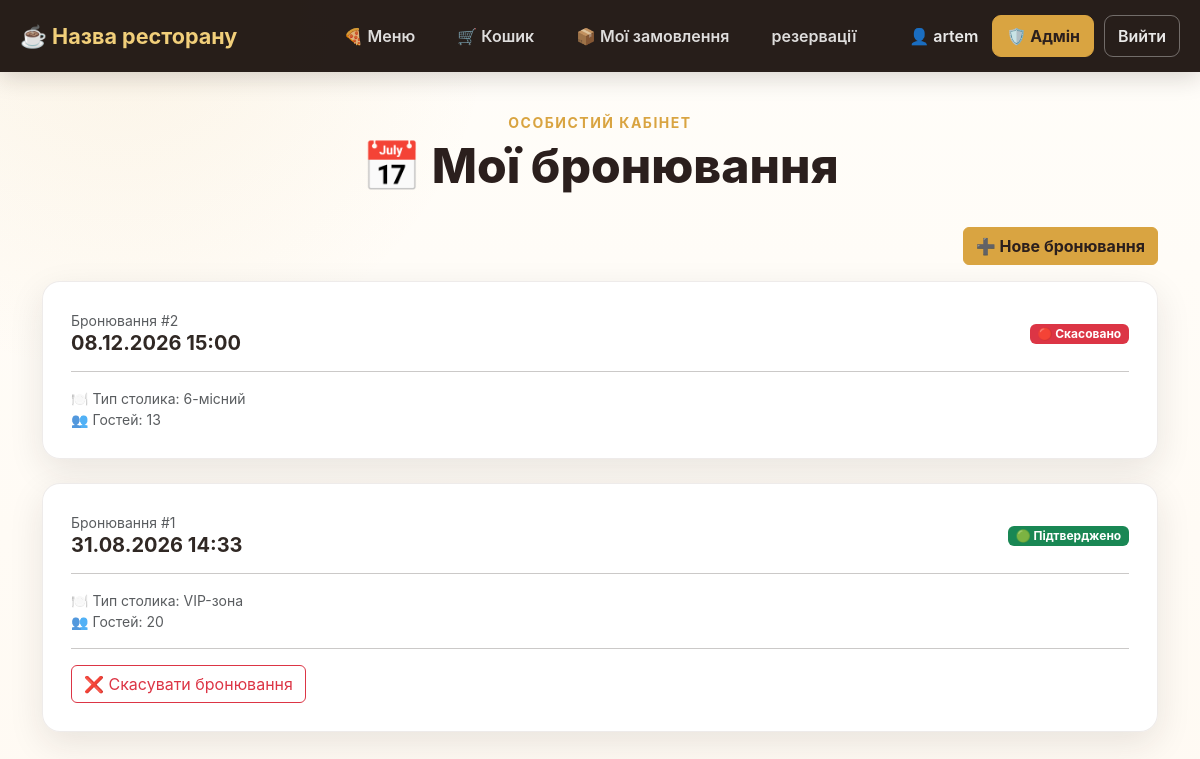
Page /my_reservations (signed in) on the committed database.
### online_restaurant_db.py (models this page shows, shortened)
class Base(DeclarativeBase):
    pass

class Users(Base, UserMixin):
    __tablename__ = "users"
    id: Mapped[int] = mapped_column(primary_key=True)
    nickname: Mapped[str] = mapped_column(String(100), unique=True)
    password: Mapped[str] = mapped_column(String(200))
    email: Mapped[str] = mapped_column(String(50), unique=True)
    role = Column(String(20), nullable=False, default="user")
    reservations = relationship("Reservation", foreign_keys="Reservation.user_id", back_populates="user")
    orders = relationship("Orders", foreign_keys="Orders.user_id", back_populates='user')

class Reservation(Base):
    __tablename__ = "reservation"
    id: Mapped[int] = mapped_column(primary_key=True)
    time_start: Mapped[datetime] = mapped_column(DateTime)
    type_table: Mapped[str] = mapped_column(String(20))
    guests: Mapped[int] = mapped_column(Integer, default=2)
    status: Mapped[str] = mapped_column(String(20), default="pending")
    user_id: Mapped[int] = mapped_column(ForeignKey('users.id'))
    user = relationship("Users", foreign_keys="Reservation.user_id", back_populates="reservations")

### online_restaurant.py (the view)
@app.route('/my_reservations')
@login_required
def my_reservations():
    with Session() as cursor:
        reservations = (
            cursor.query(Reservation)
            .options(joinedload(Reservation.user))
            .filter_by(user_id=current_user.id)
            .order_by(Reservation.time_start.desc())
            .all()
        )
    return render_template('my_reservations.html', reservations=reservations)

### online_restaurant.py (called while the page is built)
@app.before_request
def ensure_csrf_token():
    if "csrf_token" not in session:
        session["csrf_token"] = secrets.token_hex(16)

@login_manager.user_loader
def load_user(user_id):
    with Session() as session:
        user = session.query(Users).filter_by(id = user_id).first()
        if user:
            return user

@app.after_request
def apply_csp(response):
    nonce = secrets.token_urlsafe(16)  # Генеруємо випадковий nonce для дозволених скриптів
    csp = (
        f"default-src 'self'; "
        f"script-src 'self' 'nonce-{nonce}'; "
        f"style-src 'self'; "
        f"frame-ancestors 'none'; "
        f"base-uri 'self'; "
        f"form-action 'self'"
    )
    response.headers["Content-Security-Policy"] = csp
    response.set_cookie('nonce', nonce)
    return response

### templates/my_reservations.html (shortened to what this page needs)
<!DOCTYPE html>
<html lang="uk">
<head>
    <link rel="stylesheet" href="{{ url_for('static', filename='css/bootstrap.min.css') }}">
    <link rel="stylesheet" href="{{ url_for('static', filename='css/restaurant.css') }}">
</head>
<body>
{% include '_navigation.html' %}
<main class="container pb-5">
    <div class="text-center py-4">
        <div class="text-uppercase small fw-bold" style="color:var(--gold);letter-spacing:1.5px">
            Особистий кабінет
        </div>
        <h1 class="section-title display-5 mt-1">📅 Мої бронювання</h1>
    </div>
    <div class="text-end mb-3">
        <a href="{{ url_for('reservation') }}" class="btn btn-gold">➕ Нове бронювання</a>
    </div>
    {% if reservations %}
        {% for res in reservations %}
            <div class="feature-card mb-4">
                <div class="d-flex justify-content-between align-items-center mb-3">
                    <div>
                        <div class="text-muted small">Бронювання #{{ res.id }}</div>
                        <h2 class="h5 fw-bold mb-0">
                            {{ res.time_start.strftime('%d.%m.%Y %H:%M') }}
                        </h2>
                    </div>
                    <div class="text-end">
                        {% if res.status == 'pending' %}
                            <span class="badge text-bg-warning">🟡 Очікує підтвердження</span>
                        {% elif res.status == 'confirmed' %}
                            <span class="badge text-bg-success">🟢 Підтверджено</span>
                        {% elif res.status == 'cancelled' %}
                            <span class="badge text-bg-danger">🔴 Скасовано</span>
                        {% endif %}
                    </div>
                </div>
                <hr>
                <div class="small text-muted">
                    🍽️ Тип столика: {{ res.type_table }}
                    <br>
                    👥 Гостей: {{ res.guests }}
                </div>
                {% if res.status != 'cancelled' %}
                    <hr>
                    <form action="{{ url_for('cancel_reservation', reservation_id=res.id) }}"
                          method="POST"
                          onsubmit="return confirm('Ви впевнені, що хочете скасувати бронювання?');">
                        <button type="submit" class="btn btn-outline-danger">
                            ❌ Скасувати бронювання
                        </button>
                    </form>
                {% endif %}
            </div>
        {% endfor %}
    {% endif %}
</main>
</body>
</html>

### templates/_navigation.html (shortened to what this page needs)
<nav class="restaurant-nav">
    <div class="nav-container">
        <a href="/" class="restaurant-brand">
            ☕ Назва ресторану
        </a>
        <div class="nav-links">
            {% if current_user.is_authenticated %}
                <a href="/menu" class="nav-link">
                    🍕 Меню
                </a>
                <a href="/cart" class="nav-link">
                    🛒 Кошик
                </a>
                <a href="/my_orders" class="nav-link">
                    📦 Мої замовлення
                </a>
                <a href="/reservation" class="nav-link">
                   резервації
                      </a>
            {% else %}
                <a href="/menu" class="nav-link">
                    🍕 Меню
            {% endif %}
        </div>
        <div class="nav-user">
            {% if current_user.is_authenticated %}
                <span class="username">
                    👤 {{ current_user.nickname }}
                </span>
                {% if current_user.role == 'admin' %}
                    <a href="/admin"
                       class="admin-button">
                        🛡️ Адмін
                    </a>
                {% endif %}
                <form action="/logout"
                      method="post"
                      class="logout-form">
                    <button type="submit"
                            class="logout-button">
                        Вийти
                    </button>
                </form>
            {% endif %}
        </div>
    </div>
</nav>

### static/css/restaurant.css (style rules this page uses)
:root { --coffee-950: #211713; --coffee-900: #2b1f1d; --coffee-800: #3a2925; --coffee-700: #5a3d32; --cream: #fffaf3; --cream-2: #f6eee4; --gold: #d9a441; --gold-light: #f1cf7a; --text: #302824; --muted: #766b64; --shadow: 0 12px 35px rgba(43, 31, 29, .10); --radius: 18px; }
* { box-sizing: border-box; }
body { margin: 0; min-height: 100vh; color: var(--text); background: radial-gradient( circle at 10% 0%, rgba(217, 164, 65, .10), transparent 28% ), linear-gradient( 180deg, #fffdf9 0%, var(--cream) 100% ); font-family: Inter, system-ui, -apple-system, BlinkMacSystemFont, "Segoe UI", sans-serif; }
.restaurant-nav { width: 100%; background: rgba(33, 23, 19, 0.97); box-shadow: 0 5px 25px rgba(33, 23, 19, 0.18); margin-bottom: 16px; }
.nav-container { width: min(1400px, calc(100% - 40px)); min-height: 72px; margin: 0 auto; display: grid; grid-template-columns: 1fr auto 1fr; align-items: center; }
.restaurant-brand { justify-self: start; color: var(--gold-light); text-decoration: none; font-size: 1.35rem; font-weight: 700; white-space: nowrap; transition: color .2s ease; }
.nav-links { display: flex; align-items: center; justify-content: center; gap: 10px; }
.nav-links .nav-link { display: inline-flex; align-items: center; justify-content: center; padding: 10px 16px; color: rgba(255, 255, 255, .85); text-decoration: none; font-weight: 600; white-space: nowrap; border-radius: 10px; transition: color .2s ease, background .2s ease, transform .2s ease; }
.nav-user { justify-self: end; display: flex; align-items: center; gap: 10px; }
.username { color: rgba(255, 255, 255, .9); font-weight: 600; white-space: nowrap; padding: 8px 4px; }
.admin-button { display: inline-flex; align-items: center; justify-content: center; padding: 8px 13px; color: #2b1f1d; background: var(--gold); border: 1px solid var(--gold); border-radius: 9px; text-decoration: none; font-weight: 700; white-space: nowrap; transition: .2s ease; }
.logout-form { margin: 0; }
.logout-button { padding: 8px 13px; color: rgba(255, 255, 255, .9); background: transparent; border: 1px solid rgba(255, 255, 255, .35); border-radius: 9px; font-weight: 600; cursor: pointer; white-space: nowrap; transition: .2s ease; }
.btn-gold { color: #2b1f1d; background: var(--gold); border-color: var(--gold); font-weight: 700; }
.section-title { font-weight: 800; color: var(--coffee-900); }
.feature-card, .auth-card, .form-card, .menu-card, .admin-card { background: rgba(255, 255, 255, .94); border: 1px solid rgba(90, 61, 50, .10); border-radius: var(--radius); box-shadow: var(--shadow); }
.feature-card { padding: 28px; height: 68%; transition: transform .2s ease, box-shadow .2s ease; }

### rows in the picture
Users: nickname "artem"
Reservation: id "2", time_start "08.12.2026 15:00", status "🔴 Скасовано", type_table "6-місний", guests "13"
Reservation: id "1", time_start "31.08.2026 14:33", status "🟢 Підтверджено", type_table "VIP-зона", guests "20"
